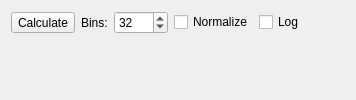
<?xml version="1.0" encoding="UTF-8"?>
<ui version="4.0">
 <author>Anton Rau</author>
 <class>ActimotHeatmapPlotWidget</class>
 <widget class="QWidget" name="ActimotHeatmapPlotWidget">
  <layout class="QVBoxLayout" name="verticalLayout">
   <item>
    <layout class="QHBoxLayout" name="horizontalLayout">
     <item>
      <widget class="QToolButton" name="toolButtonCalculate">
       <property name="text">
        <string>Calculate</string>
       </property>
      </widget>
     </item>
     <item>
      <widget class="QLabel" name="labelBins">
       <property name="text">
        <string>Bins:</string>
       </property>
      </widget>
     </item>
     <item>
      <widget class="QSpinBox" name="spinBoxBins">
       <property name="minimum">
        <number>1</number>
       </property>
       <property name="maximum">
        <number>1000</number>
       </property>
       <property name="value">
        <number>32</number>
       </property>
      </widget>
     </item>
     <item>
      <widget class="QCheckBox" name="checkBoxNormalize">
       <property name="text">
        <string>Normalize</string>
       </property>
      </widget>
     </item>
     <item>
      <widget class="QCheckBox" name="checkBoxLog">
       <property name="text">
        <string>Log</string>
       </property>
      </widget>
     </item>
     <item>
      <spacer name="horizontalSpacer">
       <property name="orientation">
        <enum>Qt::Orientation::Horizontal</enum>
       </property>
       <property name="sizeHint" stdset="0">
        <size>
         <width>40</width>
         <height>20</height>
        </size>
       </property>
      </spacer>
     </item>
    </layout>
   </item>
   <item>
    <widget class="MplCanvas" name="canvas" native="true">
     <property name="sizePolicy">
      <sizepolicy hsizetype="Expanding" vsizetype="Expanding">
       <horstretch>0</horstretch>
       <verstretch>0</verstretch>
      </sizepolicy>
     </property>
    </widget>
   </item>
  </layout>
 </widget>
 <customwidgets>
  <customwidget>
   <class>MplCanvas</class>
   <extends>QWidget</extends>
   <header>tse_analytics.views.misc.MplCanvas</header>
   <container>1</container>
  </customwidget>
 </customwidgets>
 <resources/>
 <connections/>
</ui>
